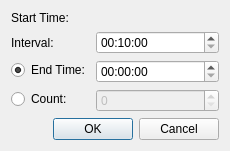
<?xml version="1.0" encoding="UTF-8"?>
<ui version="4.0">
 <class>DlgCopyTrip</class>
 <widget class="QDialog" name="DlgCopyTrip">
  <property name="geometry">
   <rect>
    <x>0</x>
    <y>0</y>
    <width>230</width>
    <height>150</height>
   </rect>
  </property>
  <property name="windowTitle">
   <string>Copy Trip</string>
  </property>
  <layout class="QVBoxLayout" name="verticalLayout">
   <item>
    <layout class="QFormLayout" name="formLayout">
     <item row="0" column="0">
      <widget class="QLabel" name="label">
       <property name="text">
        <string>Start Time:</string>
       </property>
      </widget>
     </item>
     <item row="0" column="1">
      <widget class="QLabel" name="lStartTime">
       <property name="text">
        <string>&lt;startTime&gt;</string>
       </property>
      </widget>
     </item>
     <item row="1" column="0">
      <widget class="QLabel" name="label_2">
       <property name="text">
        <string>Interval:</string>
       </property>
      </widget>
     </item>
     <item row="1" column="1">
      <widget class="QTimeEdit" name="teInterval">
       <property name="displayFormat">
        <string>HH:mm:ss</string>
       </property>
       <property name="time">
        <time>
         <hour>0</hour>
         <minute>10</minute>
         <second>0</second>
        </time>
       </property>
      </widget>
     </item>
     <item row="2" column="0">
      <widget class="QRadioButton" name="rbEndTime">
       <property name="text">
        <string>End Time:</string>
       </property>
       <property name="checked">
        <bool>true</bool>
       </property>
      </widget>
     </item>
     <item row="2" column="1">
      <widget class="QTimeEdit" name="teEndTime">
       <property name="displayFormat">
        <string>HH:mm:ss</string>
       </property>
      </widget>
     </item>
     <item row="3" column="0">
      <widget class="QRadioButton" name="rbCount">
       <property name="text">
        <string>Count:</string>
       </property>
      </widget>
     </item>
     <item row="3" column="1">
      <widget class="QSpinBox" name="sbCount">
       <property name="enabled">
        <bool>false</bool>
       </property>
      </widget>
     </item>
    </layout>
   </item>
   <item>
    <widget class="QDialogButtonBox" name="buttonBox">
     <property name="orientation">
      <enum>Qt::Horizontal</enum>
     </property>
     <property name="standardButtons">
      <set>QDialogButtonBox::Cancel|QDialogButtonBox::Ok</set>
     </property>
    </widget>
   </item>
  </layout>
 </widget>
 <resources/>
 <connections>
  <connection>
   <sender>buttonBox</sender>
   <signal>accepted()</signal>
   <receiver>DlgCopyTrip</receiver>
   <slot>accept()</slot>
   <hints>
    <hint type="sourcelabel">
     <x>248</x>
     <y>254</y>
    </hint>
    <hint type="destinationlabel">
     <x>157</x>
     <y>274</y>
    </hint>
   </hints>
  </connection>
  <connection>
   <sender>buttonBox</sender>
   <signal>rejected()</signal>
   <receiver>DlgCopyTrip</receiver>
   <slot>reject()</slot>
   <hints>
    <hint type="sourcelabel">
     <x>316</x>
     <y>260</y>
    </hint>
    <hint type="destinationlabel">
     <x>286</x>
     <y>274</y>
    </hint>
   </hints>
  </connection>
 </connections>
</ui>
